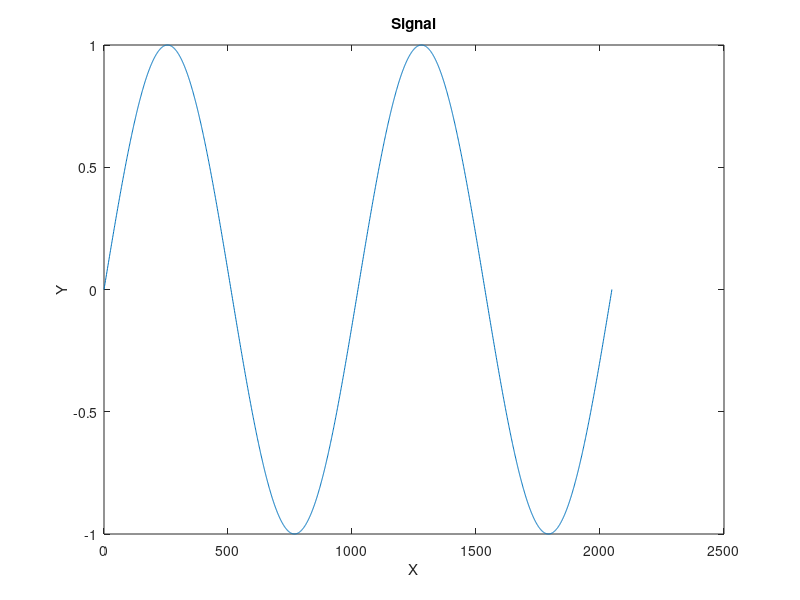
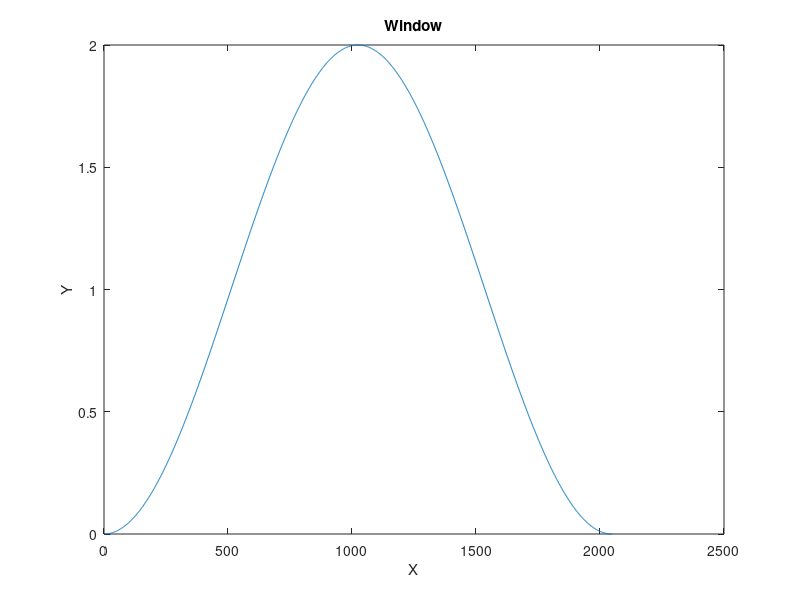
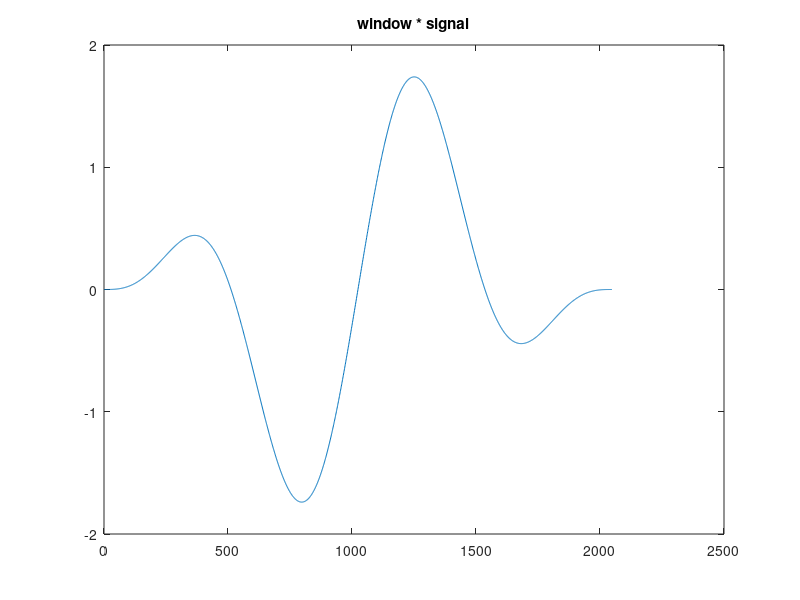
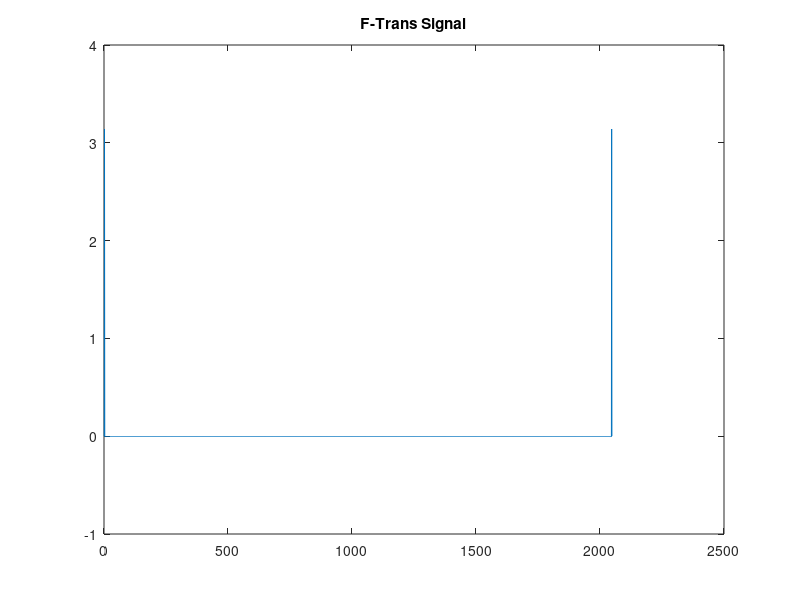

MATLAB code for these plots, in order:
clear;
close all;

N = 1024;
x = 0:1:2048;
signal = sin((2*pi/N)*x); 

figure
plot(x,signal)
xlabel('X')
ylabel('Y')
title('Signal')

W = 1 - cos((2*pi/2048) * x);
figure
plot(x,W)
xlabel('X')
ylabel('Y')
title('Window')


newSignal = signal .* W;

figure
plot(x,newSignal);
title('window * signal');

figure 
plot(x,fft(signal));
title('F-Trans Signal');

figure
plot(x,fft(W));
title('F-Trans Window');

figure
plot(x,fft(newSignal));
title('F-Trans (Cos * Sin)');

figure
plot(x,(conv(fft(signal),fft(W),'same')))
title('Convulution of F-Trans(Cos * Sin)')